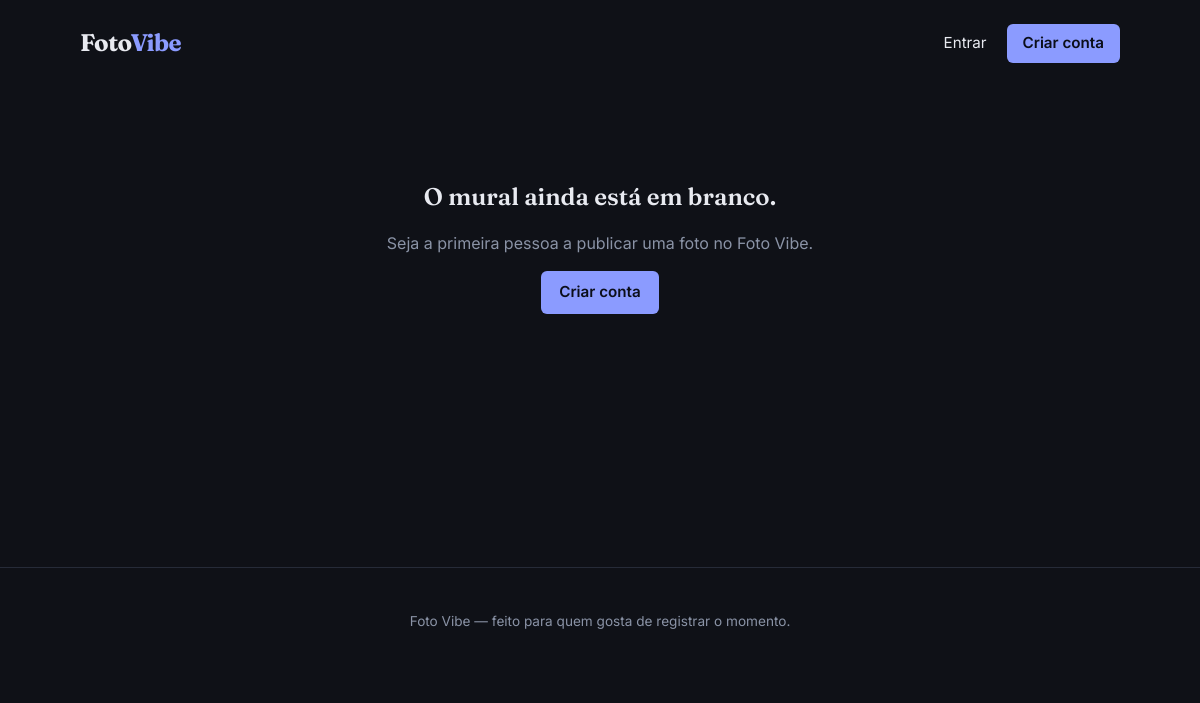
Before: / with the older database file.
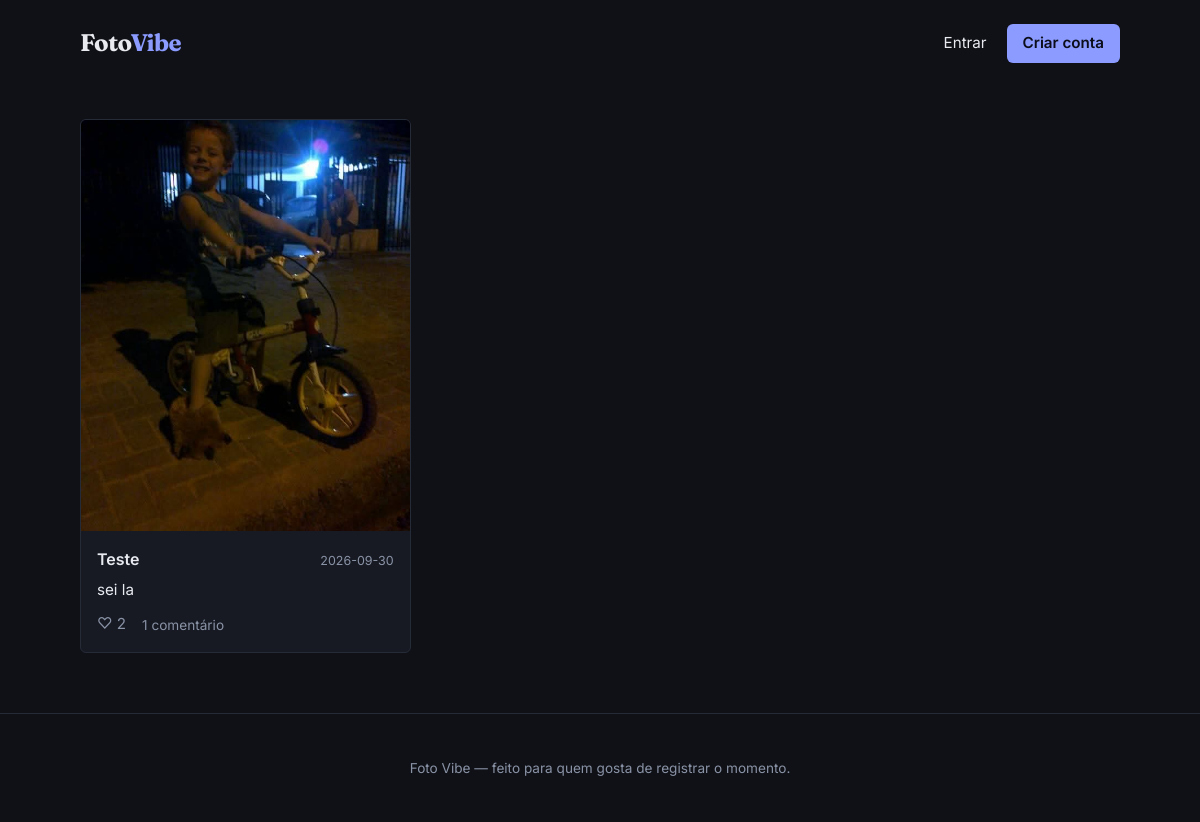
After: the same page with the newer database file.
### tables this page shows
CREATE TABLE posts (
                id              INTEGER PRIMARY KEY AUTOINCREMENT,
                usuario_id      INTEGER NOT NULL,
                imagem          TEXT NOT NULL,
                legenda         TEXT DEFAULT '',
                criado_em       TEXT NOT NULL,
                FOREIGN KEY (usuario_id) REFERENCES usuarios (id) ON DELETE CASCADE
            );

CREATE TABLE usuarios (
                id              INTEGER PRIMARY KEY AUTOINCREMENT,
                nome_usuario    TEXT NOT NULL UNIQUE,
                email           TEXT NOT NULL UNIQUE,
                senha_hash      TEXT NOT NULL,
                bio             TEXT DEFAULT '',
                foto_perfil     TEXT DEFAULT '',
                criado_em       TEXT NOT NULL
            );

### app.py (the view)
@app.route("/")
def feed():
    usuario_id = session.get("usuario_id")
    posts = db.listar_feed(usuario_atual_id=usuario_id)
    return render_template("feed.html", posts=posts)

### app.py (called while the page is built)
@app.context_processor
def injetar_usuario_logado():
    usuario = None
    if "usuario_id" in session:
        usuario = db.buscar_usuario_por_id(session["usuario_id"])
    return {"usuario_logado": usuario}

### database.py (called while the page is built)
@contextmanager
def obter_conexao():
    con = sqlite3.connect(CAMINHO_BANCO)
    con.row_factory = sqlite3.Row      # permite acessar colunas por nome: linha["nome"]
    con.execute("PRAGMA foreign_keys = ON")
    try:
        yield con
        con.commit()
    except Exception:
        con.rollback()
        raise
    finally:
        con.close()

def listar_feed(usuario_atual_id=None, limite=30):
    with obter_conexao() as con:
        linhas = con.execute(
            """
            SELECT
                p.id, p.imagem, p.legenda, p.criado_em,
                u.id AS usuario_id, u.nome_usuario, u.foto_perfil,
                (SELECT COUNT(*) FROM curtidas c WHERE c.post_id = p.id) AS total_curtidas,
                (SELECT COUNT(*) FROM comentarios cm WHERE cm.post_id = p.id) AS total_comentarios,
                EXISTS(
                    SELECT 1 FROM curtidas c2
                    WHERE c2.post_id = p.id AND c2.usuario_id = ?
                ) AS curtido_por_mim
            FROM posts p
            JOIN usuarios u ON u.id = p.usuario_id
            ORDER BY p.id DESC
            LIMIT ?
            """,
            (usuario_atual_id or -1, limite),
        ).fetchall()
        return [dict(linha) for linha in linhas]

### templates/feed.html (shortened to what this page needs)
{% extends "base.html" %}
{% block conteudo %}
    {% if posts %}
        <div class="grade-fotos">
            {% for post in posts %}
                <article class="cartao-foto">
                    <a href="{{ url_for('ver_post', post_id=post.id) }}" class="cartao-foto__link-imagem">
                        <img src="{{ url_for('arquivo_upload', nome_arquivo=post.imagem) }}" alt="Foto de {{ post.nome_usuario }}">
                    </a>
                    <div class="cartao-foto__corpo">
                        <div class="cartao-foto__cabecalho">
                            <a href="{{ url_for('perfil', nome_usuario=post.nome_usuario) }}" class="cartao-foto__autor">
                                {{ post.nome_usuario }}
                            </a>
                            <span class="cartao-foto__data">{{ post.criado_em[:10] }}</span>
                        </div>
                        {% if post.legenda %}
                            <p class="cartao-foto__legenda">{{ post.legenda }}</p>
                        {% endif %}
                        <div class="cartao-foto__acoes">
                            {% if usuario_logado %}
                                <form action="{{ url_for('curtir', post_id=post.id) }}" method="post">
                                    <input type="hidden" name="proximo" value="{{ url_for('feed') }}">
                                    <button type="submit" class="botao-curtir {{ 'botao-curtir--ativo' if post.curtido_por_mim }}">
                                        {{ '♥' if post.curtido_por_mim else '♡' }} {{ post.total_curtidas }}
                                    </button>
                                </form>
                            {% else %}
                                <span class="botao-curtir">♡ {{ post.total_curtidas }}</span>
                            {% endif %}
                            <a href="{{ url_for('ver_post', post_id=post.id) }}" class="link-comentarios">
                                {{ post.total_comentarios }} comentário{{ 's' if post.total_comentarios != 1 else '' }}
                            </a>
                        </div>
                    </div>
                </article>
            {% endfor %}
        </div>
    {% else %}
        <div class="estado-vazio">
            <h2>O mural ainda está em branco.</h2>
            <p>Seja a primeira pessoa a publicar uma foto no Foto Vibe.</p>
            {% if usuario_logado %}
                <a href="{{ url_for('publicar') }}" class="botao-primario">Publicar minha primeira foto</a>
            {% else %}
                <a href="{{ url_for('cadastro') }}" class="botao-primario">Criar conta</a>
            {% endif %}
        </div>
    {% endif %}
{% endblock %}

### templates/base.html (shortened to what this page needs)
<!DOCTYPE html>
<html lang="pt-br">
<head>
    <link rel="stylesheet" href="{{ url_for('static', filename='css/style.css') }}">
</head>
<body>
    <header class="cabecalho">
        <a href="{{ url_for('feed') }}" class="marca">Foto<span>Vibe</span></a>
        <nav class="navegacao">
            {% if usuario_logado %}
                <a href="{{ url_for('publicar') }}" class="link-nav link-publicar">+ Publicar</a>
                <a href="{{ url_for('perfil', nome_usuario=usuario_logado.nome_usuario) }}" class="link-nav">
                    {{ usuario_logado.nome_usuario }}
                </a>
                <a href="{{ url_for('sair') }}" class="link-nav link-discreto">Sair</a>
            {% else %}
                <a href="{{ url_for('login') }}" class="link-nav">Entrar</a>
                <a href="{{ url_for('cadastro') }}" class="link-nav link-publicar">Criar conta</a>
            {% endif %}
        </nav>
    </header>
    <main class="conteudo">
        {% block conteudo %}{% endblock %}
    </main>
    <footer class="rodape">
        <p>Foto Vibe — feito para quem gosta de registrar o momento.</p>
    </footer>
</body>
</html>

### static/css/style.css (style rules this page uses)
:root { --cor-fundo: #0F1117; --cor-cartao: #171A23; --cor-borda: #262B38; --cor-texto: #E8EAF0; --cor-texto-secundario: #8A93A6; --cor-acento: #8B9BFF; --cor-acento-hover: #A9B5FF; --cor-sobre-acento: #0B0E1A; --cor-realce: #5CC8B5; --cor-erro: #E5707E; --fonte-titulo: "Fraunces", Georgia, serif; --fonte-corpo: "Inter", -apple-system, BlinkMacSystemFont, sans-serif; --raio: 6px; --largura-conteudo: 1080px; }
* { box-sizing: border-box; }
body { margin: 0; background: var(--cor-fundo); color: var(--cor-texto); font-family: var(--fonte-corpo); line-height: 1.5; }
a { color: inherit; text-decoration: none; }
.cabecalho { display: flex; justify-content: space-between; align-items: center; max-width: var(--largura-conteudo); margin: 0 auto; padding: 24px 20px; }
.marca { font-family: var(--fonte-titulo); font-size: 1.5rem; font-weight: 700; letter-spacing: -0.02em; }
.marca span { color: var(--cor-acento); }
.navegacao { display: flex; align-items: center; gap: 20px; }
.link-nav { font-size: 0.95rem; color: var(--cor-texto); }
.link-publicar { background: var(--cor-acento); color: var(--cor-sobre-acento); padding: 8px 16px; border-radius: var(--raio); font-weight: 600; }
.conteudo { max-width: var(--largura-conteudo); margin: 0 auto; padding: 12px 20px 60px; min-height: 60vh; }
.rodape { text-align: center; color: var(--cor-texto-secundario); font-size: 0.85rem; padding: 30px 20px; border-top: 1px solid var(--cor-borda); }
.grade-fotos { display: grid; grid-template-columns: repeat(auto-fill, minmax(280px, 1fr)); gap: 24px; margin-top: 20px; }
.cartao-foto { background: var(--cor-cartao); border: 1px solid var(--cor-borda); border-radius: var(--raio); overflow: hidden; display: flex; flex-direction: column; }
.cartao-foto__link-imagem { display: block; aspect-ratio: 4 / 5; overflow: hidden; }
.cartao-foto__link-imagem img, .post-detalhe__imagem img { width: 100%; height: 100%; object-fit: cover; display: block; }
.cartao-foto__corpo { padding: 16px; display: flex; flex-direction: column; gap: 8px; }
.cartao-foto__cabecalho { display: flex; justify-content: space-between; align-items: baseline; }
.cartao-foto__autor { font-weight: 600; }
.cartao-foto__data { font-size: 0.78rem; color: var(--cor-texto-secundario); }
.cartao-foto__legenda { margin: 0; color: var(--cor-texto); font-size: 0.95rem; }
.cartao-foto__acoes { display: flex; align-items: center; gap: 16px; margin-top: 4px; }
.botao-curtir { background: none; border: none; color: var(--cor-texto-secundario); font-size: 0.95rem; cursor: pointer; padding: 0; }
.link-comentarios { font-size: 0.85rem; color: var(--cor-texto-secundario); }

Changed rows visible on the page:
added posts: imagem (picture), nome_usuario "Teste", criado_em "2026-09-30", legenda "sei la", total_curtidas "2", total_comentarios "1"
Other visible differences:
text no longer shown: "O mural ainda está em branco. Seja a primeira pessoa a publicar uma foto no Foto Vibe. Criar conta"
